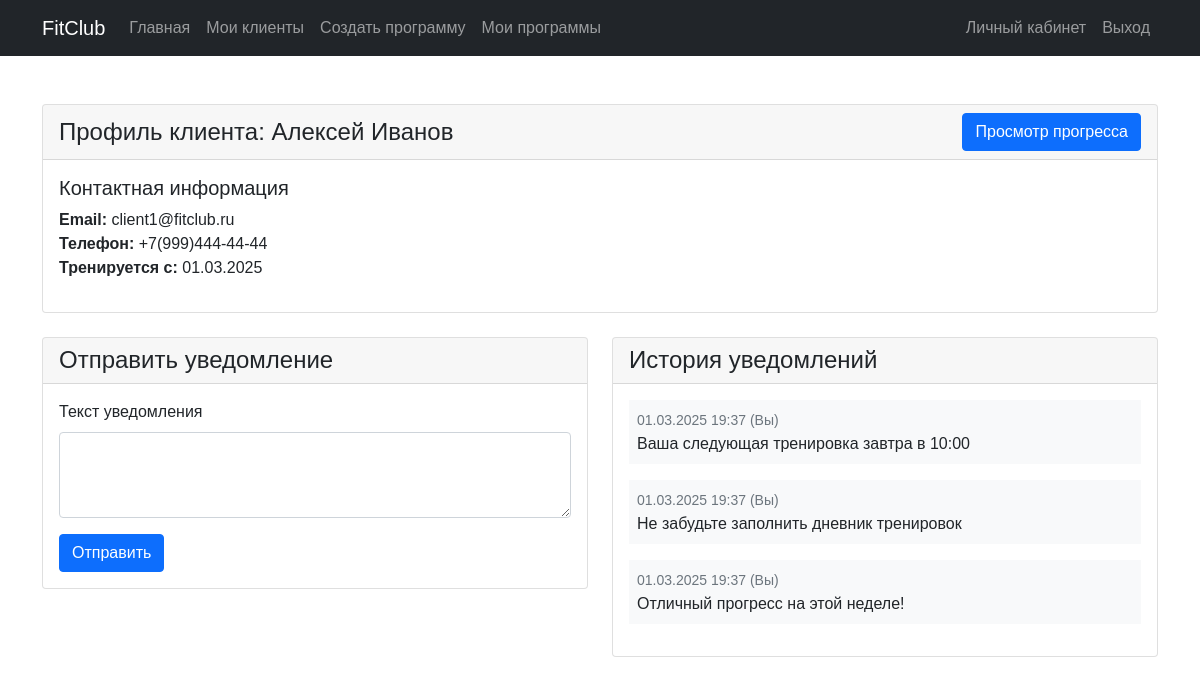
Page /trainer/client_profile.php?client_id=4 (signed in) on the committed database.
### tables this page shows
CREATE TABLE client_trainer (
    id INT AUTO_INCREMENT PRIMARY KEY,
    client_id INT NOT NULL,
    trainer_id INT NOT NULL,
    start_date TIMESTAMP DEFAULT CURRENT_TIMESTAMP,
    end_date TIMESTAMP NULL,
    UNIQUE(client_id, trainer_id),
    FOREIGN KEY (client_id) REFERENCES users(id) ON DELETE CASCADE,
    FOREIGN KEY (trainer_id) REFERENCES users(id) ON DELETE CASCADE
);

CREATE TABLE users (
    id INT AUTO_INCREMENT PRIMARY KEY,
    email VARCHAR(255) UNIQUE NOT NULL,
    password VARCHAR(255) NOT NULL,
    role ENUM('client', 'trainer', 'admin') DEFAULT 'client',
    phone VARCHAR(255) NULL,
    name VARCHAR(255) NULL,
    age INT NULL,
    height INT NULL,
    weight DECIMAL(5,2) NULL,
    created_at TIMESTAMP DEFAULT CURRENT_TIMESTAMP,
    updated_at TIMESTAMP DEFAULT CURRENT_TIMESTAMP ON UPDATE CURRENT_TIMESTAMP
);

CREATE TABLE notifications (
    id INT AUTO_INCREMENT PRIMARY KEY,
    from_user_id INT NOT NULL,
    to_user_id INT NOT NULL,
    message TEXT NOT NULL,
    is_read BOOLEAN DEFAULT FALSE,
    created_at TIMESTAMP DEFAULT CURRENT_TIMESTAMP,
    FOREIGN KEY (from_user_id) REFERENCES users(id) ON DELETE CASCADE,
    FOREIGN KEY (to_user_id) REFERENCES users(id) ON DELETE CASCADE
);

### trainer/client_profile.php (the view, shortened to what this page needs)
<?php
require_once '../config/db.php';
$client_id = isset($_GET['client_id']) ? intval($_GET['client_id']) : 0;
$sql = "SELECT u.*, ct.start_date as training_start
        FROM users u
        JOIN client_trainer ct ON u.id = ct.client_id
        WHERE u.id = ? AND ct.trainer_id = ? AND (ct.end_date IS NULL OR ct.end_date >= CURDATE())";
$stmt = $conn->prepare($sql);
$stmt->bind_param("ii", $client_id, $_SESSION['user_id']);
$stmt->execute();
$client = $stmt->get_result()->fetch_assoc();
$sql = "SELECT * FROM notifications
        WHERE (from_user_id = ? AND to_user_id = ?)
           OR (from_user_id = ? AND to_user_id = ?)
        ORDER BY created_at DESC LIMIT 10";
$stmt = $conn->prepare($sql);
$stmt->bind_param("iiii", $_SESSION['user_id'], $client_id, $client_id, $_SESSION['user_id']);
$stmt->execute();
$notifications = $stmt->get_result()->fetch_all(MYSQLI_ASSOC);
?>
<!DOCTYPE html>
<html lang="ru">
<head>
    <link href="https://cdn.jsdelivr.net/npm/bootstrap@5.1.3/dist/css/bootstrap.min.css" rel="stylesheet">
    <link rel="stylesheet" href="../css/style.css">
</head>
<body>
    <nav class="navbar navbar-expand-lg navbar-dark bg-dark">
        <div class="container">
            <a class="navbar-brand" href="../index.php">FitClub</a>
            <div class="collapse navbar-collapse" id="navbarNav">
                <ul class="navbar-nav me-auto">
                    <li class="nav-item">
                        <a class="nav-link" href="../index.php">Главная</a>
                    </li>
                    <li class="nav-item">
                        <a class="nav-link" href="my_clients.php">Мои клиенты</a>
                    </li>
                    <li class="nav-item">
                        <a class="nav-link" href="create_program.php">Создать программу</a>
                    </li>
                    <li class="nav-item">
                        <a class="nav-link" href="my_programs.php">Мои программы</a>
                    </li>
                </ul>
                <ul class="navbar-nav">
                    <li class="nav-item">
                        <a class="nav-link" href="../profile.php">Личный кабинет</a>
                    </li>
                    <li class="nav-item">
                        <a class="nav-link" href="../logout.php" onclick="return confirm('Вы действительно хотите выйти из аккаунта?')">Выход</a>
                    </li>
                </ul>
            </div>
        </div>
    </nav>
    <div class="container py-5">
        <div class="row">
            <div class="col-md-12 mb-4">
                <div class="card">
                    <div class="card-header d-flex justify-content-between align-items-center">
                        <h4 class="mb-0">Профиль клиента: <?php echo htmlspecialchars($client['name']); ?></h4>
                        <a href="view_progress.php?client_id=<?php echo $client_id; ?>" class="btn btn-primary">
                            Просмотр прогресса
                        </a>
                    </div>
                    <div class="card-body">
                        <div class="row">
                            <div class="col-md-6">
                                <h5>Контактная информация</h5>
                                <p>
                                    <strong>Email:</strong> <?php echo htmlspecialchars($client['email']); ?><br>
                                    <strong>Телефон:</strong> <?php echo htmlspecialchars($client['phone']); ?><br>
                                    <strong>Тренируется с:</strong> <?php echo date('d.m.Y', strtotime($client['training_start'])); ?>
                                </p>
                            </div>
                        </div>
                    </div>
                </div>
            </div>
            <div class="col-md-6">
                <div class="card mb-4">
                    <div class="card-header">
                        <h4 class="mb-0">Отправить уведомление</h4>
                    </div>
                    <div class="card-body">
                        <form method="POST">
                            <div class="mb-3">
                                <label for="message" class="form-label">Текст уведомления</label>
                                <textarea class="form-control" id="message" name="message" rows="3" required></textarea>
                            </div>
                            <button type="submit" name="send_notification" class="btn btn-primary">Отправить</button>
                        </form>
                    </div>
                </div>
            </div>
            <div class="col-md-6">
                <div class="card mb-4">
                    <div class="card-header">
                        <h4 class="mb-0">История уведомлений</h4>
                    </div>
                    <div class="card-body">
                        <?php if(empty($notifications)): ?>
                            <p class="text-muted">Нет уведомлений</p>
                        <?php else: ?>
                            <?php foreach($notifications as $notification): ?>
                                <div class="mb-3 p-2 <?php echo $notification['from_user_id'] == $_SESSION['user_id'] ? 'bg-light' : ''; ?>">
                                    <small class="text-muted">
                                        <?php echo date('d.m.Y H:i', strtotime($notification['created_at'])); ?>
                                        <?php echo $notification['from_user_id'] == $_SESSION['user_id'] ? '(Вы)' : '(Клиент)'; ?>
                                    </small>
                                    <p class="mb-0"><?php echo htmlspecialchars($notification['message']); ?></p>
                                </div>
                            <?php endforeach; ?>
                        <?php endif; ?>
                    </div>
                </div>
            </div>
        </div>
    </div>
</body>
</html>

### css/style.css (style rules this page uses)
body { font-family: 'Arial', sans-serif; }
.card { transition: transform 0.3s; }

### rows in the picture
client_trainer: client.name "Алексей Иванов", client.email "client1@fitclub.ru", client.phone "+7(999)444-44-44", start_date "01.03.2025"
notifications: created_at "01.03.2025 19:37", shows "(Вы)", message "Ваша следующая тренировка завтра в 10:00"
notifications: created_at "01.03.2025 19:37", shows "(Вы)", message "Не забудьте заполнить дневник тренировок"
notifications: created_at "01.03.2025 19:37", shows "(Вы)", message "Отличный прогресс на этой неделе!"
